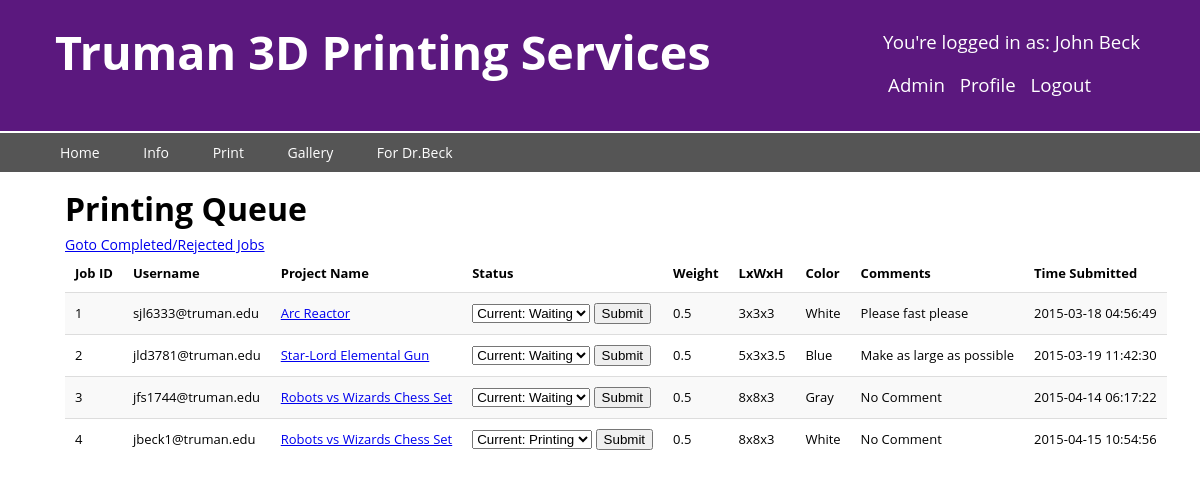
Before: /admin.php (signed in) with the older database file.
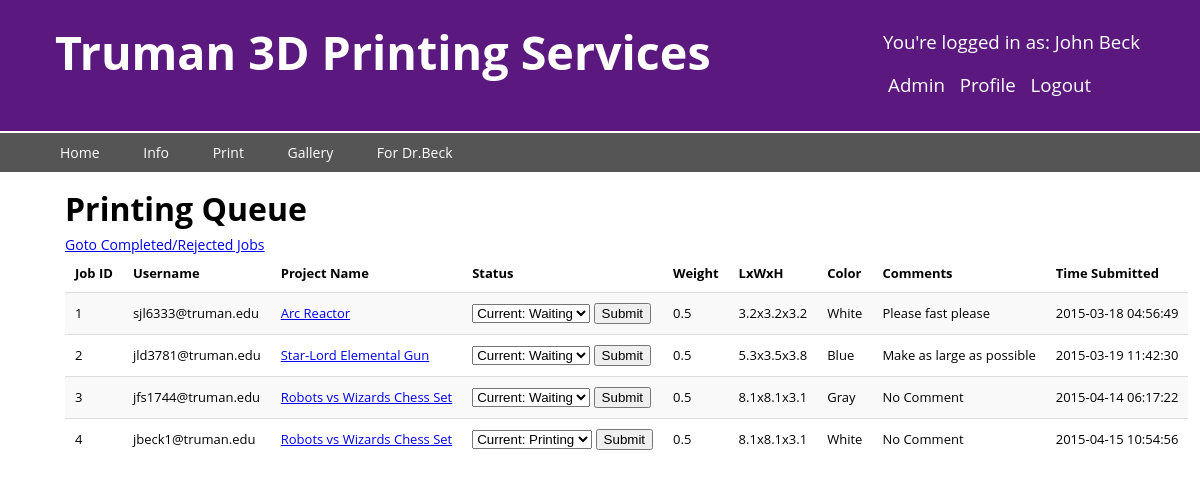
After: the same page with the newer database file.
### tables this page shows
CREATE TABLE PRINT_JOB(
  JobId INTEGER UNSIGNED NOT NULL AUTO_INCREMENT,
  PrinterId INTEGER UNSIGNED,
  PrinterEmail VARCHAR(255) NOT NULL,
  CreatorEmail VARCHAR(255) NOT NULL,
  ProjectName VARCHAR(255) NOT NULL,
  Status ENUM('Waiting', 'Printing', 'On Hold', 'Completed', 'Rejected') NOT NULL,
  StartTime DATETIME,
  StopTime DATETIME,
  SubmittedTime DATETIME,
  Length FLOAT,
  Width FLOAT,
  Height FLOAT,
  Color VARCHAR(255) NOT NULL,
  ChargedPrice DECIMAL(5,2),
  Comment TEXT,
  Weight FLOAT,
  MaterialType VARCHAR(255) NOT NULL,
  PRIMARY KEY (JobId),
  FOREIGN KEY (Color, MaterialType, PrinterId) REFERENCES CAN_PRINT(Color, Type, PrinterId),
  FOREIGN KEY (PrinterEmail) REFERENCES USER(Email),
  FOREIGN KEY (CreatorEmail, ProjectName) REFERENCES PROJECT(CreatorEmail, ProjectName) );

### admin.php (the view, shortened to what this page needs)
 <?php
require_once( 'dbconnection.php' );
?>
<!DOCTYPE html>
<html>
  <head>
    <link rel="stylesheet" href="style.css" />
  </head>
  <body>
    <?php include('nav.php');
      if( isset( $_SESSION['loggedin'] ) &&
                 $_SESSION['loggedin'] == true &&
                 $_SESSION['aflag'] == 'T'):
    ?>
    <section class="maincontent">
      <h1>Printing Queue</h1>
      <a href="admin2.php">Goto Completed/Rejected Jobs</a>
      <table>
        <?php
          $lines = file( PRINTJOB_HEADERS_FILE );
          $firstLine = array_shift($lines);
          $words = explode( "\t", $firstLine );
          ?><tr><?php
          foreach($words as $word):
            ?><th><?=$word?></th><?php
          endforeach;
          ?></tr><?php
          $query = "SELECT JobId, PrinterEmail, PJ.ProjectName, Status,
                      StartTime, StopTime, SubmittedTime, Length, Width, Height,
                      Color, MaterialType, Weight, ChargedPrice, Comment,
                      P.ProjectLink
                    FROM PRINT_JOB as PJ
                      NATURAL JOIN PROJECT as P
                    WHERE Status <> 'Rejected' AND Status <> 'Completed'
                    ORDER BY SubmittedTime";
          $statement = $db->prepare( $query );
          $statement->execute();
          $result = $statement->fetchAll();
          foreach($result as $tuples):
          ?><tr><?php
              ?><td><?=$tuples['JobId']?></td><?php
              ?><td><?=$tuples['PrinterEmail']?></td><?php
              ?><td><a href="<?=$tuples['ProjectLink']?>"><?=$tuples['ProjectName']?></td>
                <td>
                  <form action="admin.php" method="post">
                    <select name="status">
                      <option value="<?=$tuples['Status']?>">
                          Current: <?=$tuples['Status']?></option>
                    </select>
                    <button type="submit" name="submit">Submit</button>
                  </form>
                  </td>
                  <td><?=$tuples['Weight']?></td><?php
                ?><td><?=$tuples['Length']?>x<?=$tuples['Width']
                      ?>x<?=$tuples['Height']?></td><?php
                ?><td><?=$tuples['Color']?></td><?php
                ?><td><?=$tuples['Comment']?></td><?php
                ?><td><?=$tuples['SubmittedTime']?></td><?php
            ?></tr><?php
            endforeach;
          ?>
        </table>
        <?php else:
            $_SESSION['history'] = "Admin";
            header('Location: login.php');
          endif;
        ?>
      </section>
  </body>
</html>

### nav.php (shortened to what this page needs)
<header>
<div id="loginheader">
<?php if( isset($_SESSION['loggedin'] )): ?>
  <p class="loggedinheader">
     You're logged in as: <?= $_SESSION['firstname']?>
      <?=$_SESSION['lastname']?>
  </p>
  <p class="loggedinheader">
    <?php if(isset($_SESSION['aflag'])):
      if ($_SESSION['aflag'] == 'T'):?>
    <a href="admin.php" class="loggedinheader">Admin</a>
      <?php endif; endif;?>
    <a href="viewAccount.php" class="loggedinheader">Profile</a>
    <a href="logout.php" class="loggedinheader">Logout</a>
  </p>
<?php endif; ?>
</div>
  <h1 id="mainHeader">
  Truman 3D Printing Services
  </h1>
</header>
<nav>
  <ul>
    <li><a href="home.php">Home</a></li>
    <li><a href="info.php">Info</a></li>
    <li><a href="print.php">Print</a></li>
    <li><a href="gallery.php">Gallery</a></li>
    <li><a href="jbeck.php">For Dr.Beck</a></li>
  </ul>
</nav>

### style.css (style rules this page uses)
body { margin: 0px; padding: 0px; font-size: 14px; font-family: "Open Sans", "Arial", sans-serif; }
header { background-color: #5b187e; color: white; font-size: 30px; padding: 15px 55px; border-bottom: 2px solid white; overflow: auto; }
nav { font-size: 14px; background-color: #555; clear:both; }
nav ul { margin: 0px; }
nav ul li { display: inline-block; }
nav ul li a { display: inline-block; text-decoration: none; color: white; padding: 10px 20px; }
section { margin-left: 55px; }
.maincontent { padding: 10px; }
h1 { margin: 5px; margin-left: 0px; font-size: 24pt; }
#mainHeader { font-size: 35pt; }
#loginheader { float: right; color: white; font-size: 13px; display: block; margin-top: -5px; }
.loggedinheader { color: white; text-decoration: none; padding: 0px 5px; font-size: 14pt; }
table { border-collapse: collapse; font-size: 13px; }
th { text-align: left; }
tr:nth-child(even) { background-color: #f9f9f9; }
tr:first-child { border-top: 0px; border-bottom:2px; }
tr { border-top: 1px solid #ddd; }
td, th { padding: 10px 10px; }

Changed rows visible on the page:
changed print_job "sjl6333@truman.edu": Length "3" → "3.2"; Width "3" → "3.2"; Height "3" → "3.2"
changed print_job "jld3781@truman.edu": Length "5" → "5.3"; Width "3" → "3.5"; Height "3.5" → "3.8"
changed print_job "jfs1744@truman.edu": Length "8" → "8.1"; Width "8" → "8.1"; Height "3" → "3.1"
changed print_job "jbeck1@truman.edu": Length "8" → "8.1"; Width "8" → "8.1"; Height "3" → "3.1"
